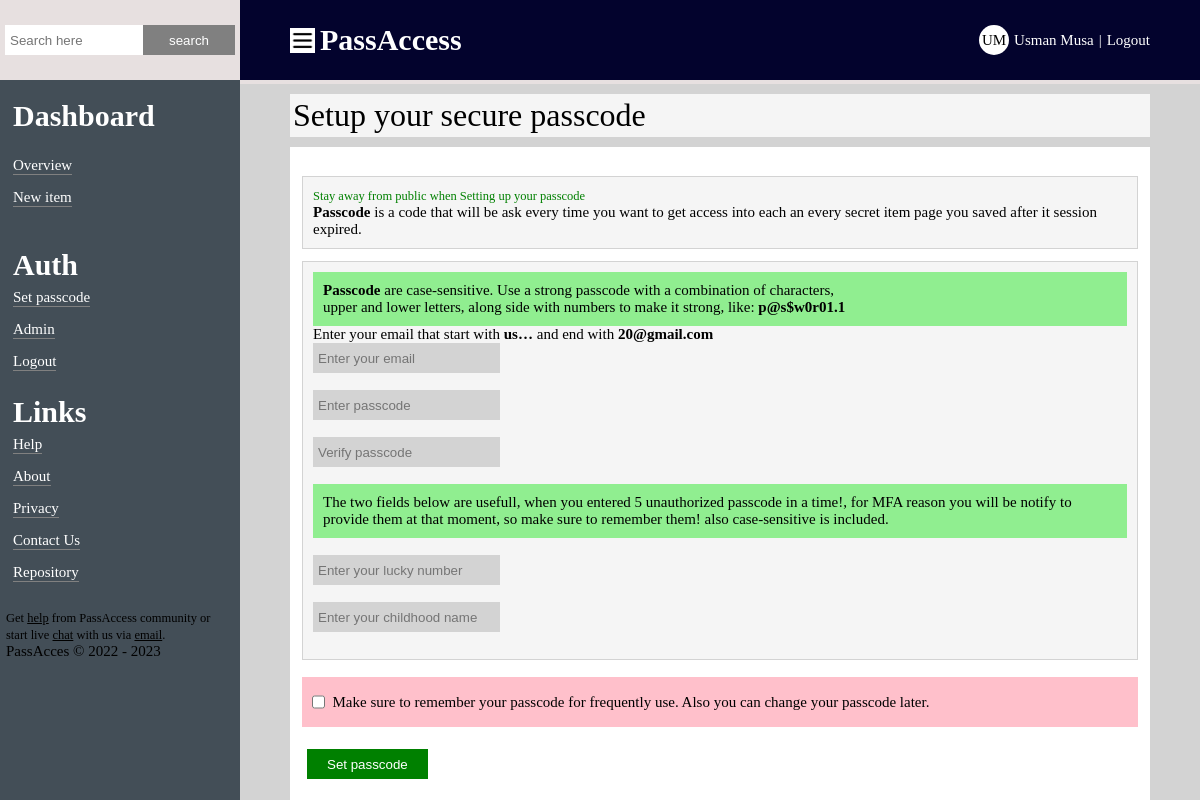
The page /set/passcode/ (signed in) on the database its author committed.
### account/models.py (models this page shows, shortened)
class UserAccount(AbstractBaseUser):
    first_name = models.CharField(max_length=100, unique=False)
    last_name = models.CharField(max_length=100, unique=False)
    GENDER_CHOICES = [('female', 'Female'), ('male', 'Male'),]
    gender = models.CharField(
        max_length=100, default='male', choices=GENDER_CHOICES)
    date_of_birth = models.DateField(max_length=100, blank=True, null=True)
    username = models.CharField(max_length=255, unique=False)
    email = models.EmailField(max_length=255, unique=True)
    phone_number = PhoneNumberField(max_length=100, unique=False)
    country = CountryField(max_length=100, blank_label='Select your country',)
    date_joined = models.DateTimeField(default=timezone.now) # date_joined (not editable)
    last_modified = models.DateTimeField(auto_now=True) # last modified (not editable)
    passcode_hash = models.TextField(blank=True, null=True)
    is_active = models.BooleanField(default=True)
    is_staff = models.BooleanField(default=False)
    is_superuser = models.BooleanField(default=False)
    objects = UserAccountManager()
    USERNAME_FIELD = 'email'
    REQUIRED_FIELDS = ['username', 'first_name', 'last_name', 'phone_number']

### account/auth.py (the view)
@login_required
def set_passcode(request):
    user_email = request.user.email
    if request.user.passcode.passcode_ingredient != '' and request.user.passcode.passcode_ingredient != None and request.user.passcode_hash != '' and request.user.passcode_hash != None:
        flash_msg.warning(request, f'You already setup passcode, you can change it here!')
        return redirect('auth:update_passcode')
    if request.method == 'POST':
        acc_form = AccountPassCodeForm(request.POST, instance=request.user)
        pass_form = PassCodeForm_1(request.POST, instance=request.user.passcode)
        if pass_form.is_valid() and acc_form.is_valid():
            verify_user_email = pass_form.cleaned_data.get('verify_email')
            verify_new_passcode = pass_form.cleaned_data.get('verify_passcode')
            verify_new_passcode_again = pass_form.cleaned_data.get('passcode_ingredient')
            lucky_number = int(request.POST['lucky_number'])
            childhood_name = request.POST['childhood_name']
            if verify_user_email != user_email:
                flash_msg.warning(
                    request, f'Email address you enter didn`t match with your account email address')
                pass_form = PassCodeForm_1(instance=request.user.passcode)
                return render(request, 'account/set_passcode.html', {'pass_form': pass_form})
            if len(verify_new_passcode) < 8 or len(verify_new_passcode_again) < 8:
                flash_msg.warning(request, f'Your passcode length must be at least 8 character')
                pass_form = PassCodeForm_1(instance=request.user.passcode)
                return render(request, 'account/set_passcode.html', {'pass_form': pass_form})
            if verify_new_passcode != verify_new_passcode_again:
                flash_msg.warning(request, f'The two passcode field mis-match, try again')
                pass_form = PassCodeForm_1(instance=request.user.passcode)
                return render(request, 'account/set_passcode.html', {'pass_form': pass_form})
            if lucky_number > 100 or lucky_number < 1:
                flash_msg.warning(
                    request, f'lucky number must be between `1 - 100`')
                pass_form = PassCodeForm_1(instance=request.user.passcode)
                return render(request, 'account/set_passcode.html', {'pass_form': pass_form})
            instance_1 = pass_form.save(commit=False)
            instance_2 = acc_form.save(commit=False)
            auth_pass = PasscodeSecurity()
            salt_q = auth_pass.passcode_salt  # salt of the passcode
            iter_q = auth_pass.passcode_iteration  # iteration of the passcode
            auth_result = auth_pass.get_hash(salt_q, iter_q, verify_new_passcode_again)
            hashed_passcode = auth_result[0]
            pass_ingredient = auth_result[1]
            instance_1.passcode_ingredient = pass_ingredient
            instance_1.lucky_number = lucky_number
            instance_1.childhood_name = childhood_name
            instance_2.passcode_hash = hashed_passcode
            instance_1.save()
            instance_2.save()
            flash_msg.success(request, f'Your master passcode is set just now!')
            return redirect('auth:landing')
    else:
        pass_form = PassCodeForm_1(instance=request.user.passcode)
    context = {
        'pass_form': pass_form,
        'monitor_passcode.session_age': True,
        'default': default(request),
    }
    return render(request, 'account/set_passcode.html', context)

### account/forms.py
class PassCodeForm_1(forms.ModelForm):
    verify_email = forms.EmailField()
    old_passcode = forms.CharField(required=False)
    verify_passcode = forms.CharField()
    class Meta:
        model = PassCode
        fields = ['passcode_ingredient', 'lucky_number', 'childhood_name']

### account/default.py (called while the page is built)
def default(request):
    the_year = datetime.utcnow().year
    t_users = 0
    if request.user.is_authenticated:
        user_items = SecureItemInfo.objects.filter(
            i_owner=request.user.passcode).order_by('-date_created')[:10]
        for ii in SecureItemInfo.objects.filter(i_owner=request.user.passcode).all():
            t_users += ii.trusted_user.count()
    else:
        user_items = None
    data = {
        't_users': t_users,
        'the_year': the_year,
        'user_items': user_items,
        'monitor_session_age': True,
    }
    return data

### templates/account/set_passcode.html (shortened to what this page needs)
{% extends 'base_1.html' %}
{% load static %}
{% block main %}
  <div class="t_s">
    <p>Setup your secure passcode</p>
  </div>
  <form method="post" class="box">
    <br>
    <div class="box_inn">
      <p class="box_border">
        <small class="peace">Stay away from public when Setting up your passcode</small>
        <br>
        <b>Passcode</b> is a code that will be ask every time you want to get access into each an every secret item page you saved after it session expired.
      </p>
    </div>
    <div class="box_inn">
      <div class="box_border">
        <p class="alert_info">
          <b>Passcode</b> are case-sensitive. Use a strong passcode with a combination of characters, <br> upper and lower letters, along side with numbers to make it strong, like: <b>p@s$w0r01.1</b>
        </p>
        Enter your email that start with <b>{{request.user.email|truncatechars:3}}</b> and end with <b>{{request.user.email|slice:'-12:'}}</b>
        <br>
        <input type="email" name="verify_email" placeholder="Enter your email" autocomplete="off" autofocus required>
        <br>
        <br>
        <input type="password" name="passcode_ingredient" class="passcode_ingredient" placeholder="Enter passcode" minlength="8" autocomplete="off" required>
        <br>
        <br>
        <input type="password" name="verify_passcode" placeholder="Verify passcode" minlength="8" oninput="validatePasscodeValue(this)" autocomplete="off" required>
        <br>
        <br>
        <p class="alert_info">The two fields below are usefull, when you entered 5 unauthorized passcode in a time!, for MFA reason you will be notify to provide them at that moment, so make sure to remember them! also case-sensitive is included.</p>
        <br>
        <input type="number" name="lucky_number" placeholder="Enter your lucky number" autocomplete="off" required>
        <br>
        <br>
        <input type="text" name="childhood_name" placeholder="Enter your childhood name" autocomplete="off" required>
        <br>
        <br>
      </div>
      <br>
      <p class="alert_warning">
        <span class="center_span">
          <input type="checkbox"> &nbsp; Make sure to remember your passcode for frequently use. Also you can change your passcode later.
        </span>
      </p>
      <br>
      <div>
        <button type="submit">Set passcode</button>
      </div>
      <br>
    </div>
  </form>
{% endblock main %}

### templates/base_1.html (shortened to what this page needs)
{% load static %}
<!DOCTYPE html>
<html lang="en">
<head>
  <link rel="stylesheet" href="{% static 'css/base_1.css' %}">
</head>
<body>
  <div class="container">
    <div class="nav_panel">
      <form class="search_form">
        <input type="search" name="" placeholder="Search here">
        <button type="submit">search</button>
      </form>
      <div class="side">
        <div class="category">
          <h1>Dashboard</h1>
          <br>
          <p><a href="{% url 'auth:landing' %}">Overview</a></P>
          <p><a href="{% url 'secureapp:new_item' %}">New item</a></P>
        </div>
        <br>
        <br>
        <div class="category">
          <h1>Auth</h1>
          {% if request.user.passcode.passcode_ingredient == None or request.user.passcode.passcode_ingredient == '' %}
            <p><a href="{% url 'auth:set_passcode' %}">Set passcode</a></P>
          {% else %}
            <p><a href="{% url 'auth:update_profile' %}">Update profile</a></P>
            <p><a href="{% url 'auth:update_passcode' %}">Change passcode</a></P>
            <p><a href="{% url 'auth:change_password' %}">Change password</a></P>
            <p><a href="{% url 'auth:password_generator' %}">Generate password</a></P>
          {% endif %}
          {% if request.user.is_superuser == True %}
          <p><a href="/admin">Admin</a></P>
          {% endif %}
          <p><a href="{% url 'auth:logout' %}">Logout</a></P>
        </div>
        <br>
        <div class="category">
          <h1>Links</h1>
          <p><a href="{% url 'auth:help' %}">Help</a></P>
          <p><a href="{% url 'auth:about' %}">About</a></P>
          <p><a href="{% url 'auth:privacy' %}">Privacy</a></P>
          <p><a href="{% url 'auth:contact_us' %}">Contact Us</a></P>
          <p><a href="https://github.com/usmanmusa1920/pass-access">Repository</a></P>
        </div>
        <br>
        <div class="foot">
          <small>Get
            <a href="{% url 'auth:help' %}">help</a> from PassAccess community or start live <a href="{% url 'auth:contact_us' %}">chat</a> with us via <a href="mailto:usmanmusa1920@gmail.com">email</a>.
          </small>
          <p>PassAcces &copy; 2022 - {{default.the_year}}</p>
        </div>
      </div>
    </div>
    <div class="main">
      <div class="header">
        <div class="l_header">
          <img src="{% static 'img/show_menu.png' %}" id="show_menu" alt="" onclick="showMenu()">
          <a href="{% url 'auth:landing' %}"><h1>PassAccess</h1></a>
        </div>
        <div class="r_header">
          <span>{{request.user.first_name|slice:':1'|upper}}{{request.user.last_name|slice:':1'|upper}}</span>
          <a href="{% url 'auth:landing' %}">{{request.user.first_name}} {{request.user.last_name}}</a>
          <a>|</a>
          <a href="{% url 'auth:logout' %}">Logout</a>
        </div>
      </div>
      <div class="main_inn">
        {% block main %}{% endblock main %}
      </div>
    </div>
  </div>
</body>
</html>

### static/css/base_1.css (style rules this page uses)
* { margin: 0; padding: 0; box-sizing: border-box; }
html, body, div, span, object, iframe, h1, h2, h3, h4, h5, h6, p, blockquote, pre, abbr, address, cite, code, del, dfn, em, img, ins, kbd, q, samp, small, strong, sub, sup, var, b, i, dl, dt, dd, ol, ul, li, fieldset, form, label, legend, table, caption, tbody, tfoot, thead, tr, th, td, article, aside, canvas, details, figcaption, figure, footer, header, hgroup, menu, nav, section, summary, time, mark, audio, video { outline:0; vertical-align:baseline; background:transparent; }
body { background-color: lightgray; overflow-x: hidden; overflow-y: auto; font-size: 15px; font-family: "Roboto","Lucida Grande","DejaVu Sans","Bitstream Vera Sans", Times 'Segoe UI', Tahoma, Verdana, sans-serif, serif,Verdana,Arial,sans-serif; }
.container { width: 100%; display: flex; }
.nav_panel { background: rgba(34, 48, 59, 0.809); width: 20%; height: 100vh; padding: 15px 10px 10px 0px; overflow: hidden; display: flex; flex-direction: column; align-items: flex-start; }
.search_form { background: rgb(231, 224, 224); position: fixed; top: 0; height: 10vh; display: flex; justify-content: space-between; align-items: center; padding-left: 5px; padding-right: 5px; width: calc(100% - 80%); }
.search_form input { border: none; outline: 0; padding: 5px; background: white; height: 30px; width: 60%; }
.search_form button { border: none; background: grey; color: white; height: 30px; padding: 0 5px; width: 40%; }
.side { overflow-y: auto; overflow-x: hidden; margin-top: 10.5vh; padding: 0 3px; }
.category { display: flex; flex-direction: column; width: 100%; margin-left: 10px; }
.category h1 { color: white; }
.category p { margin-top: 7px; margin-bottom: 7px; display: flex; }
.category p a { color: white; transition-delay: 0.5s; width: fit-content; text-decoration: none; border-bottom: solid grey 1px; }
.foot { width: 100%; padding: 3px; }
.foot a { color: black; }
.main { background: rgb(231, 224, 224); width: 80%; height: 100vh; overflow: hidden; display: block; z-index: 30; }
.header { background: rgb(3, 3, 45); position: fixed; top: 0; height: 10vh; display: flex; justify-content: space-between; align-items: center; width: calc(100% - 20%); padding: 0 50px; }
.l_header { width: 20%; display: flex; justify-content: flex-start; align-items: center; }
.l_header img { width: 25px; height: 25px; margin-right: 5px; background: white; }
.l_header a { color: white; text-decoration: none; }
.r_header { width: 70%; display: flex; justify-content: flex-end; align-items: center; }
.r_header span { width: 30px; height: 30px; padding: 5px; border-radius: 50%; background: white; display: flex; justify-content: center; align-items: center; }
.r_header a { color: white; margin-left: 5px; text-decoration: none; }
.main_inn { width: 100%; height: calc(100vh - 10.5vh); background: lightgrey; margin-top: 10.5vh; padding: 10px 50px; overflow: auto; }
.t_s { display: flex; align-items: center; justify-content: space-between; padding: 3px; background: whitesmoke; }
.t_s p { font-size: 2rem; }
.box { width: 100%; margin-top: 10px; background: white; }
.peace { color: green; }
.box_inn { margin: 12px; }
.box_inn input, #id_country { border: none; outline: none; height: 30px; padding: 5px; background: lightgrey; }
.box_border { padding: 10px; border: solid lightgrey 1px; background: whitesmoke; }
.center_span { display: flex; align-items: center; }
.alert_info { padding: 10px; background: lightgreen; }
.alert_warning { padding: 10px; background: pink; }
.box_inn button { background: green; color: white; border: none; height: 30px; padding: 0 20px; margin: 5px; }

### rows shown on the page
UserAccount: user.first_name "U", user.last_name "M", user.first_name "Usman", user.last_name "Musa", user.email "us…", user.email "20@gmail.com"

### other values the page prints
{{ default.the_year }} "2023"
